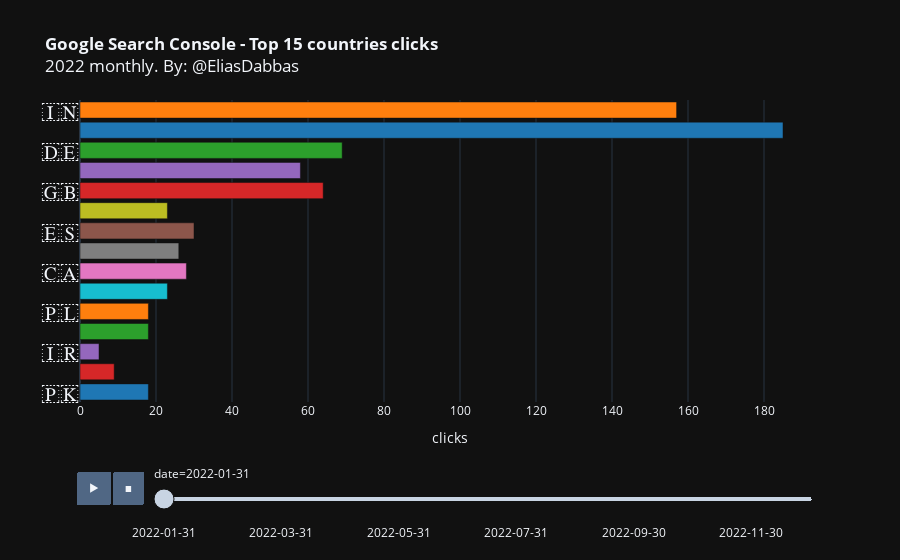

Notebook cell for this chart:
### Markdown cell above
## Create the country racing chart

### Code cell
fig = px.bar(
    country_df[country_df['flag'].isin(top_last_month)],
    x='clicks',
    y='flag',
    animation_frame='date',
    title=f'<b>Google Search Console - Top {n} countries clicks</b><br>2022 monthly. By: <a href="https://twitter.com/eliasdabbas">@EliasDabbas<a>',
    color='flag',
    hover_name='country',
    color_discrete_sequence=px.colors.qualitative.D3,
    template='plotly_dark',
    height=750)

fig.layout.yaxis.categoryarray = top_last_month
fig.layout.yaxis.tickfont.size = 25
fig.layout.yaxis.title = None
fig.layout.showlegend = False
fig

### Figure 1 — Plotly figure (JSON) as saved in the notebook; plotly's stock layout.template omitted (floating-point values rounded to 4 significant figures)
{"data": [{"alignmentgroup": "True", "hovertemplate": "<b>%{hovertext}</b><br><br>flag=%{y}<br>date=2022-01-31<br>clicks=%{x}<extra></extra>", "hovertext": ["usa"], "legendgroup": "🇺🇸", "marker": {"color": "#1F77B4", "pattern": {"shape": ""}}, "name": "🇺🇸", "offsetgroup": "🇺🇸", "orientation": "h", "showlegend": true, "textposition": "auto", "type": "bar", "x": [185], "xaxis": "x", "y": ["🇺🇸"], "yaxis": "y"}, {"alignmentgroup": "True", "hovertemplate": "<b>%{hovertext}</b><br><br>flag=%{y}<br>date=2022-01-31<br>clicks=%{x}<extra></extra>", "hovertext": ["ind"], "legendgroup": "🇮🇳", "marker": {"color": "#FF7F0E", "pattern": {"shape": ""}}, "name": "🇮🇳", "offsetgroup": "🇮🇳", "orientation": "h", "showlegend": true, "textposition": "auto", "type": "bar", "x": [157], "xaxis": "x", "y": ["🇮🇳"], "yaxis": "y"}, {"alignmentgroup": "True", "hovertemplate": "<b>%{hovertext}</b><br><br>flag=%{y}<br>date=2022-01-31<br>clicks=%{x}<extra></extra>", "hovertext": ["deu"], "legendgroup": "🇩🇪", "marker": {"color": "#2CA02C", "pattern": {"shape": ""}}, "name": "🇩🇪", "offsetgroup": "🇩🇪", "orientation": "h", "showlegend": true, "textposition": "auto", "type": "bar", "x": [69], "xaxis": "x", "y": ["🇩🇪"], "yaxis": "y"}, {"alignmentgroup": "True", "hovertemplate": "<b>%{hovertext}</b><br><br>flag=%{y}<br>date=2022-01-31<br>clicks=%{x}<extra></extra>", "hovertext": ["gbr"], "legendgroup": "🇬🇧", "marker": {"color": "#D62728", "pattern": {"shape": ""}}, "name": "🇬🇧", "offsetgroup": "🇬🇧", "orientation": "h", "showlegend": true, "textposition": "auto", "type": "bar", "x": [64], "xaxis": "x", "y": ["🇬🇧"], "yaxis": "y"}, {"alignmentgroup": "True", "hovertemplate": "<b>%{hovertext}</b><br><br>flag=%{y}<br>date=2022-01-31<br>clicks=%{x}<extra></extra>", "hovertext": ["fra"], "legendgroup": "🇫🇷", "marker": {"color": "#9467BD", "pattern": {"shape": ""}}, "name": "🇫🇷", "offsetgroup": "🇫🇷", "orientation": "h", "showlegend": true, "textposition": "auto", "type": "bar", "x": [58], "xaxis": "x", "y": ["🇫🇷"], "yaxis": "y"}, {"alignmentgroup": "True", "hovertemplate": "<b>%{hovertext}</b><br><br>flag=%{y}<br>date=2022-01-31<br>clicks=%{x}<extra></extra>", "hovertext": ["esp"], "legendgroup": "🇪🇸", "marker": {"color": "#8C564B", "pattern": {"shape": ""}}, "name": "🇪🇸", "offsetgroup": "🇪🇸", "orientation": "h", "showlegend": true, "textposition": "auto", "type": "bar", "x": [30], "xaxis": "x", "y": ["🇪🇸"], "yaxis": "y"}, {"alignmentgroup": "True", "hovertemplate": "<b>%{hovertext}</b><br><br>flag=%{y}<br>date=2022-01-31<br>clicks=%{x}<extra></extra>", "hovertext": ["can"], "legendgroup": "🇨🇦", "marker": {"color": "#E377C2", "pattern": {"shape": ""}}, "name": "🇨🇦", "offsetgroup": "🇨🇦", "orientation": "h", "showlegend": true, "textposition": "auto", "type": "bar", "x": [28], "xaxis": "x", "y": ["🇨🇦"], "yaxis": "y"}, {"alignmentgroup": "True", "hovertemplate": "<b>%{hovertext}</b><br><br>flag=%{y}<br>date=2022-01-31<br>clicks=%{x}<extra></extra>", "hovertext": ["tur"], "legendgroup": "🇹🇷", "marker": {"color": "#7F7F7F", "pattern": {"shape": ""}}, "name": "🇹🇷", "offsetgroup": "🇹🇷", "orientation": "h", "showlegend": true, "textposition": "auto", "type": "bar", "x": [26], "xaxis": "x", "y": ["🇹🇷"], "yaxis": "y"}, {"alignmentgroup": "True", "hovertemplate": "<b>%{hovertext}</b><br><br>flag=%{y}<br>date=2022-01-31<br>clicks=%{x}<extra></extra>", "hovertext": ["ita"], "legendgroup": "🇮🇹", "marker": {"color": "#BCBD22", "pattern": {"shape": ""}}, "name": "🇮🇹", "offsetgroup": "🇮🇹", "orientation": "h", "showlegend": true, "textposition": "auto", "type": "bar", "x": [23], "xaxis": "x", "y": ["🇮🇹"], "yaxis": "y"}, {"alignmentgroup": "True", "hovertemplate": "<b>%{hovertext}</b><br><br>flag=%{y}<br>date=2022-01-31<br>clicks=%{x}<extra></extra>", "hovertext": ["nld"], "legendgroup": "🇳🇱", "marker": {"color": "#17BECF", "pattern": {"shape": ""}}, "name": "🇳🇱", "offsetgroup": "🇳🇱", "orientation": "h", "showlegend": true, "textposition": "auto", "type": "bar", "x": [23], "xaxis": "x", "y": ["🇳🇱"], "yaxis": "y"}, {"alignmentgroup": "True", "hovertemplate": "<b>%{hovertext}</b><br><br>flag=%{y}<br>date=2022-01-31<br>clicks=%{x}<extra></extra>", "hovertext": ["pak"], "legendgroup": "🇵🇰", "marker": {"color": "#1F77B4", "pattern": {"shape": ""}}, "name": "🇵🇰", "offsetgroup": "🇵🇰", "orientation": "h", "showlegend": true, "textposition": "auto", "type": "bar", "x": [18], "xaxis": "x", "y": ["🇵🇰"], "yaxis": "y"}, {"alignmentgroup": "True", "hovertemplate": "<b>%{hovertext}</b><br><br>flag=%{y}<br>date=2022-01-31<br>clicks=%{x}<extra></extra>", "hovertext": ["pol"], "legendgroup": "🇵🇱", "marker": {"color": "#FF7F0E", "pattern": {"shape": ""}}, "name": "🇵🇱", "offsetgroup": "🇵🇱", "orientation": "h", "showlegend": true, "textposition": "auto", "type": "bar", "x": [18], "xaxis": "x", "y": ["🇵🇱"], "yaxis": "y"}, {"alignmentgroup": "True", "hovertemplate": "<b>%{hovertext}</b><br><br>flag=%{y}<br>date=2022-01-31<br>clicks=%{x}<extra></extra>", "hovertext": ["rus"], "legendgroup": "🇷🇺", "marker": {"color": "#2CA02C", "pattern": {"shape": ""}}, "name": "🇷🇺", "offsetgroup": "🇷🇺", "orientation": "h", "showlegend": true, "textposition": "auto", "type": "bar", "x": [18], "xaxis": "x", "y": ["🇷🇺"], "yaxis": "y"}, {"alignmentgroup": "True", "hovertemplate": "<b>%{hovertext}</b><br><br>flag=%{y}<br>date=2022-01-31<br>clicks=%{x}<extra></extra>", "hovertext": ["vnm"], "legendgroup": "🇻🇳", "marker": {"color": "#D62728", "pattern": {"shape": ""}}, "name": "🇻🇳", "offsetgroup": "🇻🇳", "orientation": "h", "showlegend": true, "textposition": "auto", "type": "bar", "x": [9], "xaxis": "x", "y": ["🇻🇳"], "yaxis": "y"}, {"alignmentgroup": "True", "hovertemplate": "<b>%{hovertext}</b><br><br>flag=%{y}<br>date=2022-01-31<br>clicks=%{x}<extra></extra>", "hovertext": ["irn"], "legendgroup": "🇮🇷", "marker": {"color": "#9467BD", "pattern": {"shape": ""}}, "name": "🇮🇷", "offsetgroup": "🇮🇷", "orientation": "h", "showlegend": true, "textposition": "auto", "type": "bar", "x": [5], "xaxis": "x", "y": ["🇮🇷"], "yaxis": "y"}], "layout": {"autosize": true, "barmode": "relative", "legend": {"title": {"text": "flag"}, "tracegroupgap": 0}, "showlegend": false, "sliders": [{"active": 0, "currentvalue": {"prefix": "date="}, "len": 0.9, "pad": {"b": 10, "t": 60}, "steps": [{"args": [["2022-01-31"], {"frame": {"duration": 0, "redraw": true}, "fromcurrent": true, "mode": "immediate", "transition": {"duration": 0, "easing": "linear"}}], "label": "2022-01-31", "method": "animate"}, {"args": [["2022-02-28"], {"frame": {"duration": 0, "redraw": true}, "fromcurrent": true, "mode": "immediate", "transition": {"duration": 0, "easing": "linear"}}], "label": "2022-02-28", "method": "animate"}, {"args": [["2022-03-31"], {"frame": {"duration": 0, "redraw": true}, "fromcurrent": true, "mode": "immediate", "transition": {"duration": 0, "easing": "linear"}}], "label": "2022-03-31", "method": "animate"}, {"args": [["2022-04-30"], {"frame": {"duration": 0, "redraw": true}, "fromcurrent": true, "mode": "immediate", "transition": {"duration": 0, "easing": "linear"}}], "label": "2022-04-30", "method": "animate"}, {"args": [["2022-05-31"], {"frame": {"duration": 0, "redraw": true}, "fromcurrent": true, "mode": "immediate", "transition": {"duration": 0, "easing": "linear"}}], "label": "2022-05-31", "method": "animate"}, {"args": [["2022-06-30"], {"frame": {"duration": 0, "redraw": true}, "fromcurrent": true, "mode": "immediate", "transition": {"duration": 0, "easing": "linear"}}], "label": "2022-06-30", "method": "animate"}, {"args": [["2022-07-31"], {"frame": {"duration": 0, "redraw": true}, "fromcurrent": true, "mode": "immediate", "transition": {"duration": 0, "easing": "linear"}}], "label": "2022-07-31", "method": "animate"}, {"args": [["2022-08-31"], {"frame": {"duration": 0, "redraw": true}, "fromcurrent": true, "mode": "immediate", "transition": {"duration": 0, "easing": "linear"}}], "label": "2022-08-31", "method": "animate"}, {"args": [["2022-09-30"], {"frame": {"duration": 0, "redraw": true}, "fromcurrent": true, "mode": "immediate", "transition": {"duration": 0, "easing": "linear"}}], "label": "2022-09-30", "method": "animate"}, {"args": [["2022-10-31"], {"frame": {"duration": 0, "redraw": true}, "fromcurrent": true, "mode": "immediate", "transition": {"duration": 0, "easing": "linear"}}], "label": "2022-10-31", "method": "animate"}, {"args": [["2022-11-30"], {"frame": {"duration": 0, "redraw": true}, "fromcurrent": true, "mode": "immediate", "transition": {"duration": 0, "easing": "linear"}}], "label": "2022-11-30", "method": "animate"}, {"args": [["2022-12-31"], {"frame": {"duration": 0, "redraw": true}, "fromcurrent": true, "mode": "immediate", "transition": {"duration": 0, "easing": "linear"}}], "label": "2022-12-31", "method": "animate"}], "x": 0.1, "xanchor": "left", "y": 0, "yanchor": "top"}], "title": {"text": "<b>Google Search Console - Top 15 countries clicks</b><br>2022 monthly. By: <a href=\"https://twitter.com/eliasdabbas\">@EliasDabbas<a>"}, "updatemenus": [{"active": 0, "buttons": [{"args": [null, {"frame": {"duration": 500, "redraw": true}, "fromcurrent": true, "mode": "immediate", "transition": {"duration": 500, "easing": "linear"}}], "label": "&#9654;", "method": "animate"}, {"args": [[null], {"frame": {"duration": 0, "redraw": true}, "fromcurrent": true, "mode": "immediate", "transition": {"duration": 0, "easing": "linear"}}], "label": "&#9724;", "method": "animate"}], "direction": "left", "pad": {"r": 10, "t": 70}, "showactive": false, "type": "buttons", "x": 0.1, "xanchor": "right", "y": 0, "yanchor": "top"}], "xaxis": {"anchor": "y", "autorange": true, "domain": [0, 1], "range": [0, 377.9], "title": {"text": "clicks"}, "type": "linear"}, "yaxis": {"anchor": "x", "autorange": true, "categoryarray": ["🇵🇰", "🇻🇳", "🇮🇷", "🇷🇺", "🇵🇱", "🇳🇱", "🇨🇦", "🇹🇷", "🇪🇸", "🇮🇹", "🇬🇧", "🇫🇷", "🇩🇪", "🇺🇸", "🇮🇳"], "categoryorder": "array", "domain": [0, 1], "range": [-0.5, 14.5], "tickfont": {"size": 25}, "type": "category"}}}
